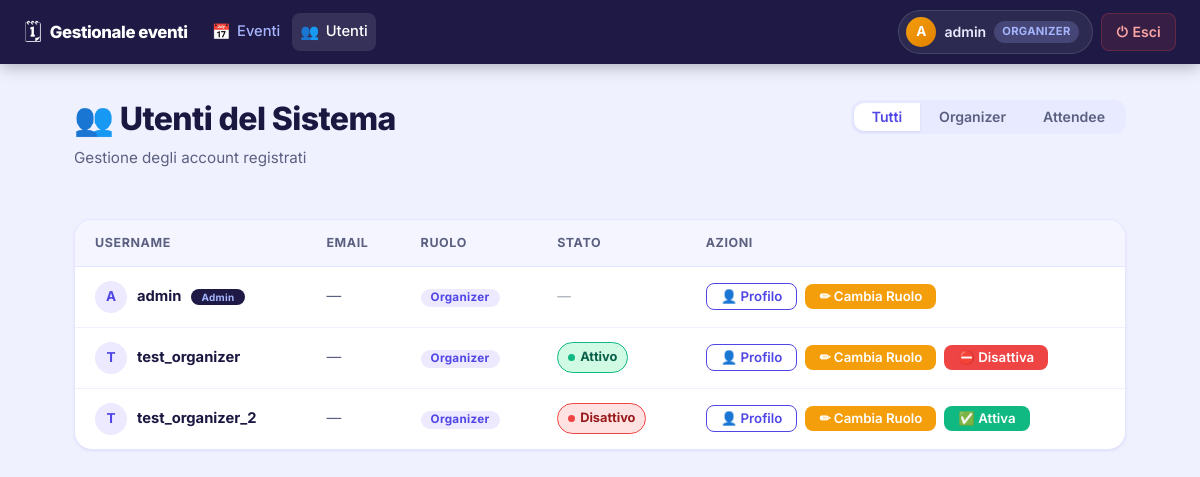
The app's page /users/lista/ (signed in), older data.
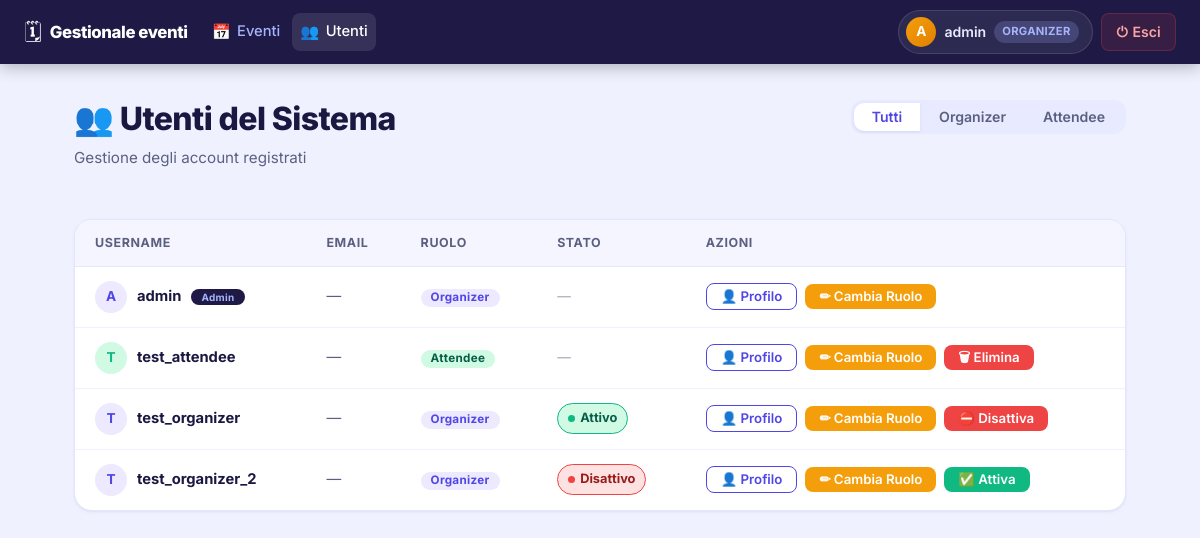
The same page, newer data.
### users/models.py (models this page shows, shortened)
class CustomUser(AbstractUser):
    RUOLO_CHOICES = [
        ('ORGANIZER', 'Organizzatore'),
        ('ATTENDEE', 'Partecipante'),
    ]
    ruolo = models.CharField(max_length=20, choices=RUOLO_CHOICES, default='ATTENDEE')
    telefono = models.CharField(max_length=15, blank=True, null=True)
    organizer_attivo = models.BooleanField(default=True)

### users/views.py (the view)
# urls.py: path('lista/', UserListView.as_view(), name='lista_utenti'),
class UserListView(LoginRequiredMixin, ListView):
    model = CustomUser
    template_name = 'users/lista_utenti.html'
    context_object_name = 'utenti'
    def get_queryset(self):
        user = self.request.user
        qs = CustomUser.objects.all().order_by('username')
        if user.ruolo == 'ATTENDEE' and not user.is_superuser:
            return qs.filter(ruolo='ATTENDEE')
        ruolo_filter = self.request.GET.get('ruolo', '')
        if ruolo_filter in ('ORGANIZER', 'ATTENDEE'):
            qs = qs.filter(ruolo=ruolo_filter)
        return qs[:20]
    def get_context_data(self, **kwargs):
        context = super().get_context_data(**kwargs)
        context['ruolo_filter'] = self.request.GET.get('ruolo', '')
        return context

### users/templates/users/lista_utenti.html (shortened to what the changed rows need)
{% extends 'events/base.html' %}
{% load static %}
{% block content %}
<div class="page-header d-flex flex-wrap justify-content-between align-items-start gap-3">
    <div>
        <h1 class="page-title">👥 Utenti del Sistema</h1>
    </div>
</div>
<div class="table-wrapper">
    <table>
        <thead>
            <tr>
                <th>Username</th>
                <th>Email</th>
                <th>Ruolo</th>
                {% if user.ruolo == 'ORGANIZER' or user.is_superuser %}
                <th>Stato</th>
                {% endif %}
                <th>Azioni</th>
            </tr>
        </thead>
        <tbody>
            {% for utente in utenti %}
            <tr>
                <td>
                    <div style="display:flex; align-items:center; gap:10px;">
                        <div style="width:32px; height:32px; border-radius:50%;
                                    background:{% if utente.ruolo == 'ORGANIZER' %}var(--color-primary-light){% else %}var(--color-success-light){% endif %};
                                    color:{% if utente.ruolo == 'ORGANIZER' %}var(--color-primary){% else %}var(--color-success){% endif %};
                                    font-weight:700; display:flex; align-items:center;
                                    justify-content:center; font-size:.85rem; flex-shrink:0;">
                            {{ utente.username|slice:":1"|upper }}
                        </div>
                        <strong>{{ utente.username }}</strong>
                        {% if utente.is_superuser %}
                        <span class="badge" style="background:#1E1A45;color:#A5B4FC;font-size:.68em;">Admin</span>
                        {% endif %}
                    </div>
                </td>
                <td style="color:var(--text-secondary);">{{ utente.email|default:"—" }}</td>
                <td>
                    {% if utente.ruolo == 'ORGANIZER' %}
                    <span class="badge badge-organizer">Organizer</span>
                    {% else %}
                    <span class="badge badge-attendee">Attendee</span>
                    {% endif %}
                </td>
                {% if user.ruolo == 'ORGANIZER' or user.is_superuser %}
                <td>
                    {% if utente.ruolo == 'ORGANIZER' and not utente.is_superuser %}
                        {% if utente.organizer_attivo %}
                        <span style="display:inline-flex;align-items:center;gap:5px;
                                     background:var(--color-success-light);color:#065F46;
                                     font-weight:700;font-size:.8rem;padding:4px 10px;
                                     border-radius:999px;border:1px solid var(--color-success);">
                            <span style="width:7px;height:7px;border-radius:50%;background:var(--color-success);display:inline-block;"></span>
                            Attivo
                        </span>
                        {% else %}
                        <span style="display:inline-flex;align-items:center;gap:5px;
                                     background:var(--color-danger-light);color:#991B1B;
                                     font-weight:700;font-size:.8rem;padding:4px 10px;
                                     border-radius:999px;border:1px solid var(--color-danger);">
                            <span style="width:7px;height:7px;border-radius:50%;background:var(--color-danger);display:inline-block;"></span>
                            Disattivo
                        </span>
                        {% endif %}
                    {% else %}
                    <span style="color:var(--text-muted);font-size:.85rem;">—</span>
                    {% endif %}
                </td>
                {% endif %}
                <td>
                    <div style="display:flex; gap:8px; flex-wrap:wrap; align-items:center;">
                        <a href="{% url 'dettaglio_profilo' utente.pk %}" class="btn btn-sm btn-outline">
                            👤 Profilo
                        </a>
                        {% if user.ruolo == 'ORGANIZER' or user.is_superuser %}
                        <a href="{% url 'organizer_modifica_utente' utente.pk %}" class="btn btn-sm"
                           style="background:var(--color-warning);color:white;">
                            ✏ Cambia Ruolo
                        </a>
                        {% if user.is_superuser and utente.ruolo == 'ORGANIZER' and not utente.is_superuser %}
                        <form action="{% url 'toggle_organizer_stato' utente.pk %}" method="post" style="margin:0;">
                            {% if utente.organizer_attivo %}
                            <button type="submit" class="btn btn-sm btn-danger"
                                    onclick="return confirm('Disattivare {{ utente.username }}? Non potrà più accedere.')">
                                ⛔ Disattiva
                            </button>
                            {% else %}
                            <button type="submit" class="btn btn-sm btn-success"
                                    onclick="return confirm('Attivare {{ utente.username }}?')">
                                ✅ Attiva
                            </button>
                            {% endif %}
                        </form>
                        {% endif %}
                        {% if utente.ruolo == 'ATTENDEE' and user != utente and not utente.is_superuser %}
                        <form action="{% url 'admin_elimina_utente' utente.pk %}" method="post" style="margin:0;"
                              onsubmit="return confirm('Eliminare {{ utente.username }}? Azione irreversibile.')">
                            <button type="submit" class="btn btn-sm btn-danger">🗑 Elimina</button>
                        </form>
                        {% endif %}
                        {% endif %}
                    </div>
                </td>
            </tr>
            {% endfor %}
        </tbody>
    </table>
</div>
{% endblock %}

### events/templates/events/base.html (shortened to what this page needs)
{% load static %}
<!DOCTYPE html>
<html lang="it">
<head>
    <link href="https://cdn.jsdelivr.net/npm/bootstrap@5.3.3/dist/css/bootstrap.min.css" rel="stylesheet">
    <link rel="stylesheet" href="https://cdn.jsdelivr.net/npm/bootstrap-icons@1.11.3/font/bootstrap-icons.min.css">
    <link rel="stylesheet" href="{% static 'events/css/style.css' %}">
</head>
<body>
    <nav class="navbar navbar-expand-md navbar-dark fixed-top px-3 px-md-4" id="main-navbar">
        <div class="navbar-brand d-flex align-items-center gap-2">
            <span class="navbar-logo">🗓</span>
            <span class="navbar-title">Gestionale eventi</span>
        </div>
        <div class="collapse navbar-collapse" id="navbarContent">
            <ul class="navbar-nav me-auto gap-1 mt-2 mt-md-0">
                <li class="nav-item">
                    <a href="{% url 'lista_eventi' %}" class="nav-link {% block nav_active_eventi %}{% endblock %}">
                        <span class="nav-icon">📅</span> Eventi
                    </a>
                </li>
                <li class="nav-item">
                    <a href="{% url 'lista_utenti' %}" class="nav-link {% block nav_active_utenti %}{% endblock %}">
                        <span class="nav-icon">👥</span> Utenti
                    </a>
                </li>
            </ul>
            <div class="d-flex align-items-center gap-2 mt-3 mt-md-0 mb-2 mb-md-0">
                <a href="{% url 'dettaglio_profilo' user.pk %}" class="nav-user-badge" id="nav-profile-link">
                    <span class="nav-avatar">{{ user.username|slice:":1"|upper }}</span>
                    <span class="nav-username">{{ user.username }}</span>
                    <span class="nav-role-chip">{{ user.ruolo }}</span>
                </a>
                <form action="{% url 'logout' %}" method="post" class="m-0">
                    <button type="submit" class="nav-logout-btn" id="nav-logout-btn">
                        <span>⏻</span> Esci
                    </button>
                </form>
            </div>
        </div>
    </nav>
    <div class="page-wrapper">
        {% block content %}{% endblock %}
    </div>
</body>
</html>

Row changes from the older to the newer data that the page shows:
added CustomUser: username "T", username "test_attendee", email "—", ruolo "Attendee"
